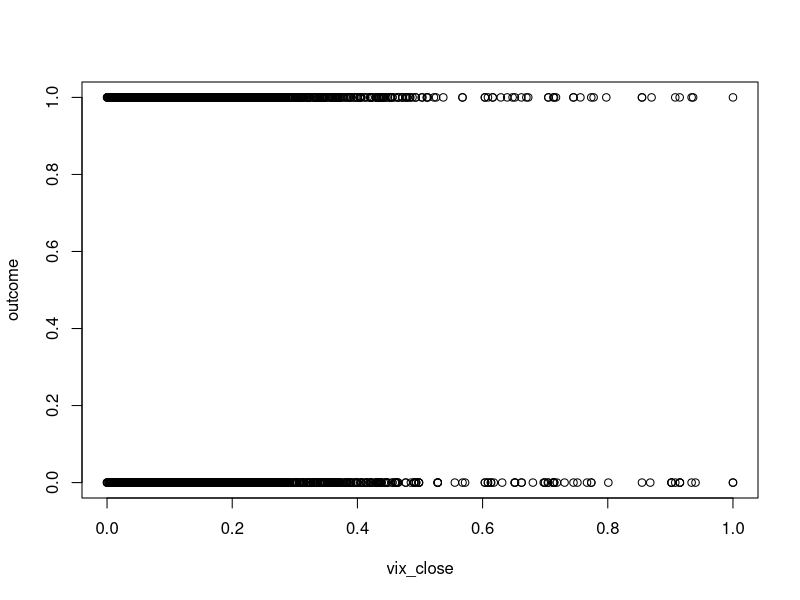
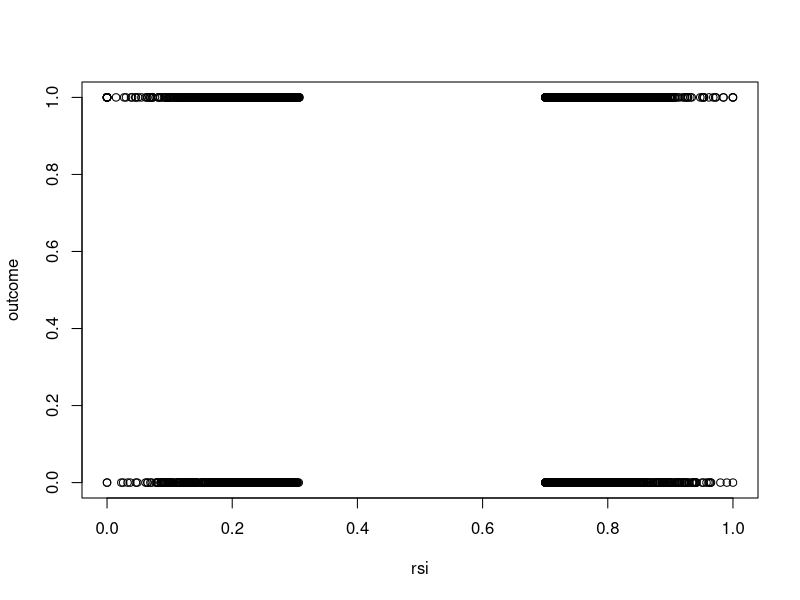
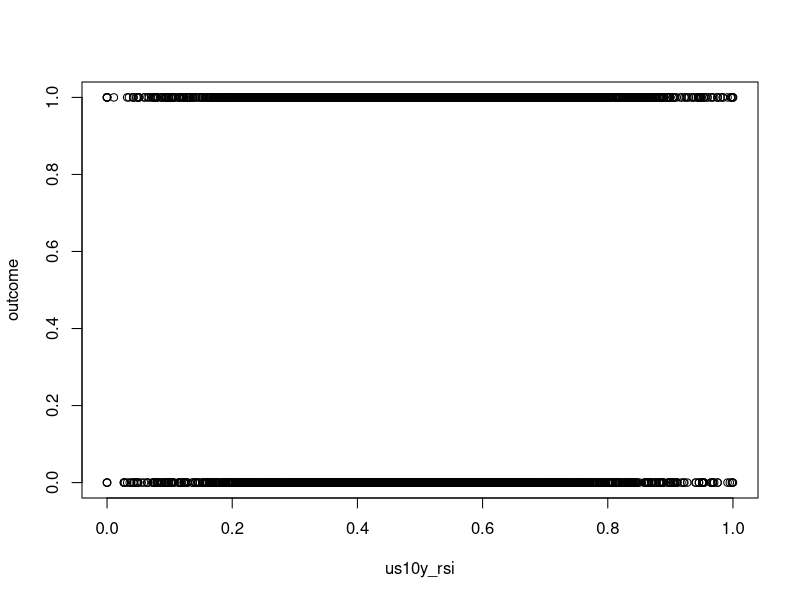
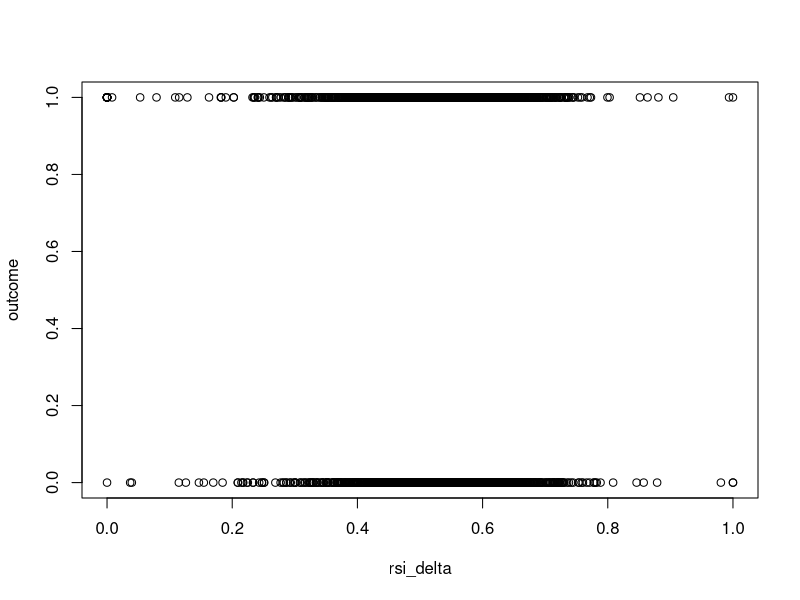
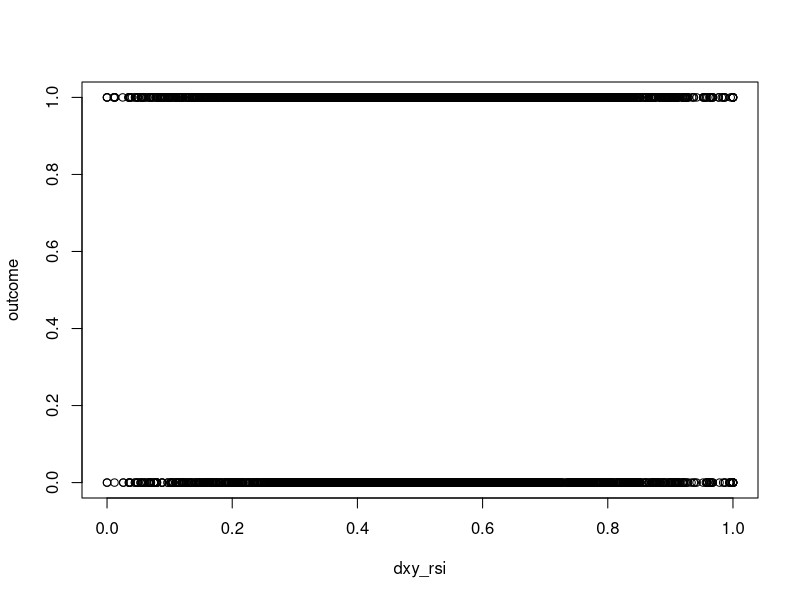

Write R code to recreate these figures, in order.
## ---- chunk 1
df <- read.csv(file='normalized_df.csv')
tail(df)


## ---- chunk 2
 with(df ,plot(vix_close,outcome))
 with(df ,plot(rsi,outcome))
 with(df ,plot(us10y_rsi,outcome))
 with(df ,plot(rsi_delta,outcome))
 with(df ,plot(dxy_rsi,outcome))
